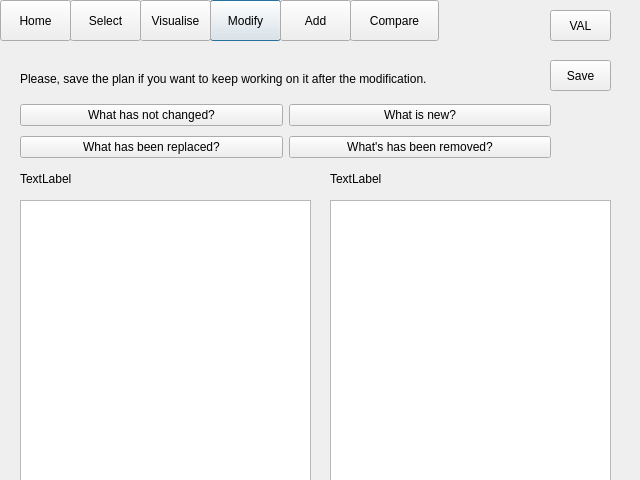
<?xml version="1.0" encoding="UTF-8"?>
<ui version="4.0">
 <class>Comparison</class>
 <widget class="QDialog" name="Comparison">
  <property name="geometry">
   <rect>
    <x>0</x>
    <y>0</y>
    <width>640</width>
    <height>480</height>
   </rect>
  </property>
  <property name="windowTitle">
   <string>Dialog</string>
  </property>
  <widget class="QPushButton" name="modifyButton">
   <property name="geometry">
    <rect>
     <x>210</x>
     <y>0</y>
     <width>71</width>
     <height>41</height>
    </rect>
   </property>
   <property name="text">
    <string>Modify</string>
   </property>
  </widget>
  <widget class="QPushButton" name="homeButton">
   <property name="geometry">
    <rect>
     <x>0</x>
     <y>0</y>
     <width>71</width>
     <height>41</height>
    </rect>
   </property>
   <property name="text">
    <string>Home</string>
   </property>
  </widget>
  <widget class="QPushButton" name="selectButton">
   <property name="geometry">
    <rect>
     <x>70</x>
     <y>0</y>
     <width>71</width>
     <height>41</height>
    </rect>
   </property>
   <property name="text">
    <string>Select</string>
   </property>
  </widget>
  <widget class="QPushButton" name="visualiseButton">
   <property name="geometry">
    <rect>
     <x>140</x>
     <y>0</y>
     <width>71</width>
     <height>41</height>
    </rect>
   </property>
   <property name="text">
    <string>Visualise</string>
   </property>
  </widget>
  <widget class="QPushButton" name="Button">
   <property name="geometry">
    <rect>
     <x>280</x>
     <y>0</y>
     <width>71</width>
     <height>41</height>
    </rect>
   </property>
   <property name="text">
    <string>Add</string>
   </property>
  </widget>
  <widget class="QPushButton" name="compareButton">
   <property name="geometry">
    <rect>
     <x>350</x>
     <y>0</y>
     <width>89</width>
     <height>41</height>
    </rect>
   </property>
   <property name="text">
    <string>Compare</string>
   </property>
  </widget>
  <widget class="QTextEdit" name="planArea">
   <property name="geometry">
    <rect>
     <x>20</x>
     <y>200</y>
     <width>291</width>
     <height>281</height>
    </rect>
   </property>
  </widget>
  <widget class="QTextEdit" name="planArea_2">
   <property name="geometry">
    <rect>
     <x>330</x>
     <y>200</y>
     <width>281</width>
     <height>281</height>
    </rect>
   </property>
  </widget>
  <widget class="QLabel" name="title_label">
   <property name="geometry">
    <rect>
     <x>20</x>
     <y>170</y>
     <width>281</width>
     <height>17</height>
    </rect>
   </property>
   <property name="text">
    <string>TextLabel</string>
   </property>
  </widget>
  <widget class="QLabel" name="title_label2">
   <property name="geometry">
    <rect>
     <x>330</x>
     <y>170</y>
     <width>281</width>
     <height>17</height>
    </rect>
   </property>
   <property name="text">
    <string>TextLabel</string>
   </property>
  </widget>
  <widget class="QPushButton" name="valButton">
   <property name="geometry">
    <rect>
     <x>550</x>
     <y>10</y>
     <width>61</width>
     <height>31</height>
    </rect>
   </property>
   <property name="text">
    <string>VAL</string>
   </property>
  </widget>
  <widget class="QPushButton" name="saveButton">
   <property name="geometry">
    <rect>
     <x>550</x>
     <y>60</y>
     <width>61</width>
     <height>31</height>
    </rect>
   </property>
   <property name="text">
    <string>Save</string>
   </property>
  </widget>
  <widget class="QLabel" name="instruction">
   <property name="geometry">
    <rect>
     <x>20</x>
     <y>70</y>
     <width>531</width>
     <height>17</height>
    </rect>
   </property>
   <property name="text">
    <string>Please, save the plan if you want to keep working on it after the modification.</string>
   </property>
  </widget>
  <widget class="QWidget" name="layoutWidget">
   <property name="geometry">
    <rect>
     <x>20</x>
     <y>100</y>
     <width>531</width>
     <height>62</height>
    </rect>
   </property>
   <layout class="QVBoxLayout" name="verticalLayout">
    <item>
     <layout class="QHBoxLayout" name="horizontalLayout">
      <item>
       <widget class="QPushButton" name="noChangesButton">
        <property name="text">
         <string>What has not changed?</string>
        </property>
       </widget>
      </item>
      <item>
       <widget class="QPushButton" name="newsButton">
        <property name="text">
         <string>What is new?</string>
        </property>
       </widget>
      </item>
     </layout>
    </item>
    <item>
     <layout class="QHBoxLayout" name="horizontalLayout_2">
      <item>
       <widget class="QPushButton" name="replacedButton">
        <property name="text">
         <string>What has been replaced?</string>
        </property>
       </widget>
      </item>
      <item>
       <widget class="QPushButton" name="removedButton">
        <property name="text">
         <string>What's has been removed?</string>
        </property>
       </widget>
      </item>
     </layout>
    </item>
   </layout>
  </widget>
 </widget>
 <resources/>
 <connections>
  <connection>
   <sender>Button</sender>
   <signal>clicked()</signal>
   <receiver>planArea</receiver>
   <slot>clear()</slot>
   <hints>
    <hint type="sourcelabel">
     <x>319</x>
     <y>12</y>
    </hint>
    <hint type="destinationlabel">
     <x>256</x>
     <y>162</y>
    </hint>
   </hints>
  </connection>
  <connection>
   <sender>Button</sender>
   <signal>clicked()</signal>
   <receiver>planArea_2</receiver>
   <slot>clear()</slot>
   <hints>
    <hint type="sourcelabel">
     <x>315</x>
     <y>38</y>
    </hint>
    <hint type="destinationlabel">
     <x>422</x>
     <y>165</y>
    </hint>
   </hints>
  </connection>
  <connection>
   <sender>saveButton</sender>
   <signal>clicked()</signal>
   <receiver>planArea_2</receiver>
   <slot>clear()</slot>
   <hints>
    <hint type="sourcelabel">
     <x>580</x>
     <y>79</y>
    </hint>
    <hint type="destinationlabel">
     <x>544</x>
     <y>187</y>
    </hint>
   </hints>
  </connection>
 </connections>
</ui>
